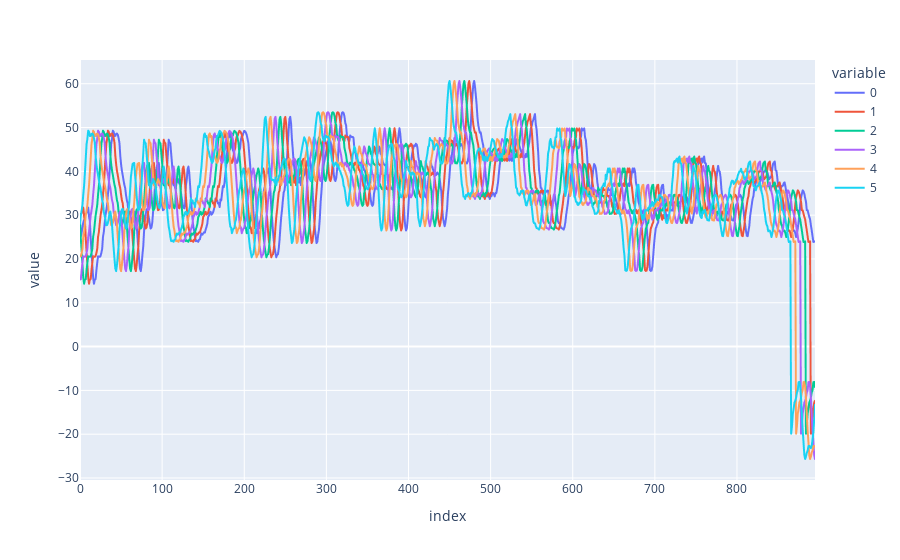
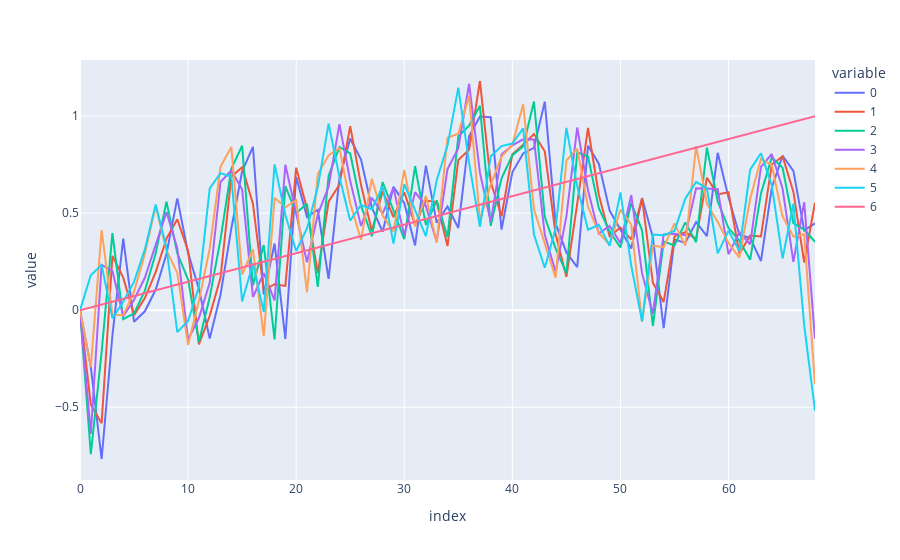

Here is the notebook cell these charts were saved with, in order:
### Code cell
import plotly.express as px
X_train, y_train, X_test, y_test = UCR_UEA_datasets().load_dataset("SelfRegulationSCP1")
import plotly.express as px
print(X_train.shape)
idx = 2
fig = px.line(X_train[idx])
fig.show()
X_train, X_test = normalize_streams(X_train, X_test)
print(X_train.shape)
fig = px.line(X_train[idx])
fig.show()

### Figure 1 — Plotly figure (JSON) as saved in the notebook; plotly's stock layout.template omitted (floating-point values rounded to 4 significant figures; data arrays with more than 128 entries replaced by an {"elided": "..."} marker saying what was removed)
{"data": [{"hovertemplate": "variable=0<br>index=%{x}<br>value=%{y}<extra></extra>", "legendgroup": "0", "line": {"color": "#636efa", "dash": "solid"}, "marker": {"symbol": "circle"}, "mode": "lines", "name": "0", "showlegend": true, "type": "scattergl", "x": {"elided": "896 int values"}, "xaxis": "x", "y": {"elided": "896 float values"}, "yaxis": "y"}, {"hovertemplate": "variable=1<br>index=%{x}<br>value=%{y}<extra></extra>", "legendgroup": "1", "line": {"color": "#EF553B", "dash": "solid"}, "marker": {"symbol": "circle"}, "mode": "lines", "name": "1", "showlegend": true, "type": "scattergl", "x": {"elided": "896 int values"}, "xaxis": "x", "y": {"elided": "896 float values"}, "yaxis": "y"}, {"hovertemplate": "variable=2<br>index=%{x}<br>value=%{y}<extra></extra>", "legendgroup": "2", "line": {"color": "#00cc96", "dash": "solid"}, "marker": {"symbol": "circle"}, "mode": "lines", "name": "2", "showlegend": true, "type": "scattergl", "x": {"elided": "896 int values"}, "xaxis": "x", "y": {"elided": "896 float values"}, "yaxis": "y"}, {"hovertemplate": "variable=3<br>index=%{x}<br>value=%{y}<extra></extra>", "legendgroup": "3", "line": {"color": "#ab63fa", "dash": "solid"}, "marker": {"symbol": "circle"}, "mode": "lines", "name": "3", "showlegend": true, "type": "scattergl", "x": {"elided": "896 int values"}, "xaxis": "x", "y": {"elided": "896 float values"}, "yaxis": "y"}, {"hovertemplate": "variable=4<br>index=%{x}<br>value=%{y}<extra></extra>", "legendgroup": "4", "line": {"color": "#FFA15A", "dash": "solid"}, "marker": {"symbol": "circle"}, "mode": "lines", "name": "4", "showlegend": true, "type": "scattergl", "x": {"elided": "896 int values"}, "xaxis": "x", "y": {"elided": "896 float values"}, "yaxis": "y"}, {"hovertemplate": "variable=5<br>index=%{x}<br>value=%{y}<extra></extra>", "legendgroup": "5", "line": {"color": "#19d3f3", "dash": "solid"}, "marker": {"symbol": "circle"}, "mode": "lines", "name": "5", "showlegend": true, "type": "scattergl", "x": {"elided": "896 int values"}, "xaxis": "x", "y": {"elided": "896 float values"}, "yaxis": "y"}], "layout": {"legend": {"title": {"text": "variable"}, "tracegroupgap": 0}, "margin": {"t": 60}, "xaxis": {"anchor": "y", "domain": [0, 1], "title": {"text": "index"}}, "yaxis": {"anchor": "x", "domain": [0, 1], "title": {"text": "value"}}}}

### Figure 2 — Plotly figure (JSON) as saved in the notebook; plotly's stock layout.template omitted (floating-point values rounded to 4 significant figures)
{"data": [{"hovertemplate": "variable=0<br>index=%{x}<br>value=%{y}<extra></extra>", "legendgroup": "0", "line": {"color": "#636efa", "dash": "solid"}, "marker": {"symbol": "circle"}, "mode": "lines", "name": "0", "orientation": "v", "showlegend": true, "type": "scatter", "x": [0, 1, 2, 3, 4, 5, 6, 7, 8, 9, 10, 11, 12, 13, 14, 15, 16, 17, 18, 19, 20, 21, 22, 23, 24, 25, 26, 27, 28, 29, 30, 31, 32, 33, 34, 35, 36, 37, 38, 39, 40, 41, 42, 43, 44, 45, 46, 47, 48, 49, 50, 51, 52, 53, 54, 55, 56, 57, 58, 59, 60, 61, 62, 63, 64, 65, 66, 67, 68], "xaxis": "x", "y": [0, -0.2923, -0.7665, -0.1291, 0.3689, -0.05979, -0.00559, 0.105, 0.2895, 0.576, 0.2953, 0.1096, -0.1462, 0.07993, 0.4212, 0.7154, 0.8415, 0.0812, 0.3433, -0.1484, 0.6867, 0.4809, 0.5162, 0.1613, 0.6774, 0.8843, 0.7766, 0.5288, 0.4047, 0.6355, 0.5524, 0.3335, 0.7451, 0.4502, 0.5344, 0.4237, 0.8965, 0.9974, 0.9942, 0.4156, 0.7105, 0.8078, 0.8361, 1.075, 0.4471, 0.2975, 0.2219, 0.8477, 0.7546, 0.5131, 0.4146, 0.3182, 0.5786, 0.3753, -0.09294, 0.3645, 0.3468, 0.4536, 0.3817, 0.8111, 0.5804, 0.3889, 0.3723, 0.2534, 0.6301, 0.7956, 0.7176, 0.4109, 0.448], "yaxis": "y"}, {"hovertemplate": "variable=1<br>index=%{x}<br>value=%{y}<extra></extra>", "legendgroup": "1", "line": {"color": "#EF553B", "dash": "solid"}, "marker": {"symbol": "circle"}, "mode": "lines", "name": "1", "orientation": "v", "showlegend": true, "type": "scatter", "x": [0, 1, 2, 3, 4, 5, 6, 7, 8, 9, 10, 11, 12, 13, 14, 15, 16, 17, 18, 19, 20, 21, 22, 23, 24, 25, 26, 27, 28, 29, 30, 31, 32, 33, 34, 35, 36, 37, 38, 39, 40, 41, 42, 43, 44, 45, 46, 47, 48, 49, 50, 51, 52, 53, 54, 55, 56, 57, 58, 59, 60, 61, 62, 63, 64, 65, 66, 67, 68], "xaxis": "x", "y": [0, -0.4868, -0.5825, 0.2801, 0.1678, -0.02516, 0.06229, 0.1958, 0.3689, 0.4687, 0.3056, -0.1759, -0.02842, 0.167, 0.6875, 0.7364, 0.5487, 0.1014, 0.134, 0.1249, 0.7343, 0.5226, 0.1914, 0.5593, 0.6464, 0.9485, 0.6445, 0.4075, 0.6132, 0.4795, 0.6084, 0.4395, 0.5652, 0.5568, 0.3302, 0.7742, 0.8266, 1.181, 0.6602, 0.4837, 0.8038, 0.8523, 0.9076, 0.8189, 0.3918, 0.1724, 0.5474, 0.9388, 0.595, 0.3806, 0.4257, 0.3651, 0.5762, 0.1421, 0.04201, 0.3805, 0.4024, 0.367, 0.6827, 0.5961, 0.608, 0.291, 0.3847, 0.3802, 0.751, 0.7926, 0.611, 0.246, 0.5537], "yaxis": "y"}, {"hovertemplate": "variable=2<br>index=%{x}<br>value=%{y}<extra></extra>", "legendgroup": "2", "line": {"color": "#00cc96", "dash": "solid"}, "marker": {"symbol": "circle"}, "mode": "lines", "name": "2", "orientation": "v", "showlegend": true, "type": "scatter", "x": [0, 1, 2, 3, 4, 5, 6, 7, 8, 9, 10, 11, 12, 13, 14, 15, 16, 17, 18, 19, 20, 21, 22, 23, 24, 25, 26, 27, 28, 29, 30, 31, 32, 33, 34, 35, 36, 37, 38, 39, 40, 41, 42, 43, 44, 45, 46, 47, 48, 49, 50, 51, 52, 53, 54, 55, 56, 57, 58, 59, 60, 61, 62, 63, 64, 65, 66, 67, 68], "xaxis": "x", "y": [0, -0.7414, -0.2161, 0.3976, -0.04597, -0.01619, 0.1003, 0.2917, 0.5595, 0.2932, 0.1576, -0.1636, 0.06626, 0.3647, 0.7287, 0.8473, 0.1276, 0.3358, -0.1507, 0.6396, 0.5002, 0.5483, 0.1204, 0.6913, 0.8409, 0.8073, 0.5389, 0.3808, 0.6604, 0.5152, 0.366, 0.7424, 0.4392, 0.5658, 0.3769, 0.8967, 0.9511, 1.053, 0.4347, 0.6793, 0.7989, 0.8438, 1.075, 0.4809, 0.3184, 0.1915, 0.813, 0.7917, 0.526, 0.4058, 0.3233, 0.5513, 0.4113, -0.08135, 0.3536, 0.3331, 0.4526, 0.3502, 0.8376, 0.5608, 0.4231, 0.3583, 0.2595, 0.6015, 0.7873, 0.7337, 0.4484, 0.4153, 0.3528], "yaxis": "y"}, {"hovertemplate": "variable=3<br>index=%{x}<br>value=%{y}<extra></extra>", "legendgroup": "3", "line": {"color": "#ab63fa", "dash": "solid"}, "marker": {"symbol": "circle"}, "mode": "lines", "name": "3", "orientation": "v", "showlegend": true, "type": "scatter", "x": [0, 1, 2, 3, 4, 5, 6, 7, 8, 9, 10, 11, 12, 13, 14, 15, 16, 17, 18, 19, 20, 21, 22, 23, 24, 25, 26, 27, 28, 29, 30, 31, 32, 33, 34, 35, 36, 37, 38, 39, 40, 41, 42, 43, 44, 45, 46, 47, 48, 49, 50, 51, 52, 53, 54, 55, 56, 57, 58, 59, 60, 61, 62, 63, 64, 65, 66, 67, 68], "xaxis": "x", "y": [0, -0.6378, 0.2331, 0.2025, -0.03135, 0.05356, 0.1669, 0.3416, 0.5055, 0.3194, -0.1512, -0.04042, 0.1415, 0.6608, 0.7198, 0.6216, 0.06814, 0.1913, 0.05037, 0.749, 0.5064, 0.2469, 0.4929, 0.6366, 0.9584, 0.6662, 0.4341, 0.579, 0.4975, 0.6299, 0.385, 0.608, 0.5364, 0.3534, 0.7266, 0.8345, 1.167, 0.7089, 0.4537, 0.8015, 0.8488, 0.8802, 0.8798, 0.389, 0.1965, 0.4842, 0.9412, 0.6178, 0.3947, 0.4345, 0.3465, 0.5932, 0.1909, -0.01783, 0.3902, 0.3943, 0.3867, 0.6281, 0.6272, 0.6234, 0.2879, 0.4016, 0.34, 0.7385, 0.8048, 0.6267, 0.2493, 0.5565, -0.1468], "yaxis": "y"}, {"hovertemplate": "variable=4<br>index=%{x}<br>value=%{y}<extra></extra>", "legendgroup": "4", "line": {"color": "#FFA15A", "dash": "solid"}, "marker": {"symbol": "circle"}, "mode": "lines", "name": "4", "orientation": "v", "showlegend": true, "type": "scatter", "x": [0, 1, 2, 3, 4, 5, 6, 7, 8, 9, 10, 11, 12, 13, 14, 15, 16, 17, 18, 19, 20, 21, 22, 23, 24, 25, 26, 27, 28, 29, 30, 31, 32, 33, 34, 35, 36, 37, 38, 39, 40, 41, 42, 43, 44, 45, 46, 47, 48, 49, 50, 51, 52, 53, 54, 55, 56, 57, 58, 59, 60, 61, 62, 63, 64, 65, 66, 67, 68], "xaxis": "x", "y": [0, -0.293, 0.4123, -0.02286, -0.02607, 0.09614, 0.2902, 0.5353, 0.3094, 0.1921, -0.1797, 0.04888, 0.3168, 0.7387, 0.8412, 0.1835, 0.3131, -0.1334, 0.5788, 0.5303, 0.5671, 0.09207, 0.7008, 0.7972, 0.8355, 0.551, 0.3624, 0.6772, 0.4876, 0.4047, 0.7223, 0.4317, 0.5884, 0.3472, 0.8885, 0.9097, 1.104, 0.4635, 0.6467, 0.7914, 0.8529, 1.061, 0.5204, 0.3437, 0.1677, 0.772, 0.8327, 0.533, 0.3981, 0.3369, 0.5186, 0.4415, -0.0601, 0.3322, 0.3244, 0.4473, 0.3326, 0.8455, 0.5485, 0.455, 0.3462, 0.2713, 0.5726, 0.7802, 0.7473, 0.4836, 0.379, 0.391, -0.3802], "yaxis": "y"}, {"hovertemplate": "variable=5<br>index=%{x}<br>value=%{y}<extra></extra>", "legendgroup": "5", "line": {"color": "#19d3f3", "dash": "solid"}, "marker": {"symbol": "circle"}, "mode": "lines", "name": "5", "orientation": "v", "showlegend": true, "type": "scatter", "x": [0, 1, 2, 3, 4, 5, 6, 7, 8, 9, 10, 11, 12, 13, 14, 15, 16, 17, 18, 19, 20, 21, 22, 23, 24, 25, 26, 27, 28, 29, 30, 31, 32, 33, 34, 35, 36, 37, 38, 39, 40, 41, 42, 43, 44, 45, 46, 47, 48, 49, 50, 51, 52, 53, 54, 55, 56, 57, 58, 59, 60, 61, 62, 63, 64, 65, 66, 67, 68], "xaxis": "x", "y": [0, 0.1802, 0.2334, -0.04191, 0.04345, 0.1459, 0.3132, 0.5448, 0.3219, -0.1129, -0.05528, 0.1211, 0.6273, 0.7065, 0.6879, 0.04564, 0.2396, -0.008858, 0.7515, 0.4906, 0.305, 0.4213, 0.6342, 0.9611, 0.6873, 0.4615, 0.5422, 0.5205, 0.6379, 0.3433, 0.6492, 0.5171, 0.382, 0.6697, 0.8481, 1.147, 0.7587, 0.4291, 0.7932, 0.8457, 0.8585, 0.9369, 0.3898, 0.2189, 0.4203, 0.9393, 0.6389, 0.4144, 0.44, 0.3314, 0.6072, 0.2299, -0.05689, 0.3901, 0.3867, 0.4084, 0.5747, 0.6611, 0.628, 0.2929, 0.4101, 0.3055, 0.7244, 0.809, 0.644, 0.2666, 0.5492, -0.07687, -0.5176], "yaxis": "y"}, {"hovertemplate": "variable=6<br>index=%{x}<br>value=%{y}<extra></extra>", "legendgroup": "6", "line": {"color": "#FF6692", "dash": "solid"}, "marker": {"symbol": "circle"}, "mode": "lines", "name": "6", "orientation": "v", "showlegend": true, "type": "scatter", "x": [0, 1, 2, 3, 4, 5, 6, 7, 8, 9, 10, 11, 12, 13, 14, 15, 16, 17, 18, 19, 20, 21, 22, 23, 24, 25, 26, 27, 28, 29, 30, 31, 32, 33, 34, 35, 36, 37, 38, 39, 40, 41, 42, 43, 44, 45, 46, 47, 48, 49, 50, 51, 52, 53, 54, 55, 56, 57, 58, 59, 60, 61, 62, 63, 64, 65, 66, 67, 68], "xaxis": "x", "y": [0, 0.01471, 0.02941, 0.04412, 0.05882, 0.07353, 0.08824, 0.1029, 0.1176, 0.1324, 0.1471, 0.1618, 0.1765, 0.1912, 0.2059, 0.2206, 0.2353, 0.25, 0.2647, 0.2794, 0.2941, 0.3088, 0.3235, 0.3382, 0.3529, 0.3676, 0.3824, 0.3971, 0.4118, 0.4265, 0.4412, 0.4559, 0.4706, 0.4853, 0.5, 0.5147, 0.5294, 0.5441, 0.5588, 0.5735, 0.5882, 0.6029, 0.6176, 0.6324, 0.6471, 0.6618, 0.6765, 0.6912, 0.7059, 0.7206, 0.7353, 0.75, 0.7647, 0.7794, 0.7941, 0.8088, 0.8235, 0.8382, 0.8529, 0.8676, 0.8824, 0.8971, 0.9118, 0.9265, 0.9412, 0.9559, 0.9706, 0.9853, 1], "yaxis": "y"}], "layout": {"legend": {"title": {"text": "variable"}, "tracegroupgap": 0}, "margin": {"t": 60}, "xaxis": {"anchor": "y", "domain": [0, 1], "title": {"text": "index"}}, "yaxis": {"anchor": "x", "domain": [0, 1], "title": {"text": "value"}}}}
